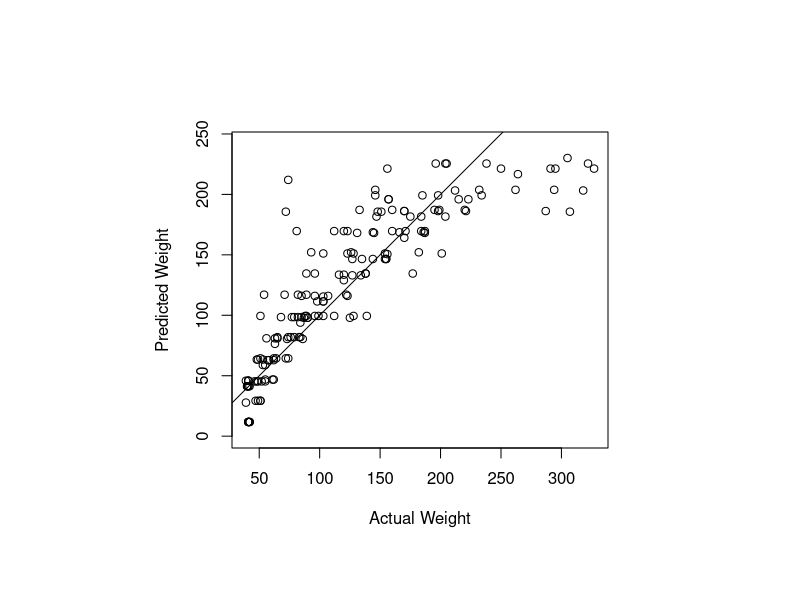

This figure's R source:
## ---- chunk 1
library(caret)
data(ChickWeight)
set.seed(208)
inTrain <- createDataPartition(ChickWeight$weight, p=0.7, list = FALSE)
training <- ChickWeight[inTrain, ]
testing <- ChickWeight[-inTrain, ]
modelFit <- train(weight ~ Diet + Time, method = "glm", data=training)
## ---- chunk 2
predictions <- predict(modelFit, testing)
par(fin=c(5,5))
plot(predictions ~ testing$weight, xlab = "Actual Weight", ylab = "Predicted Weight", asp = 1)
abline(0,1)
